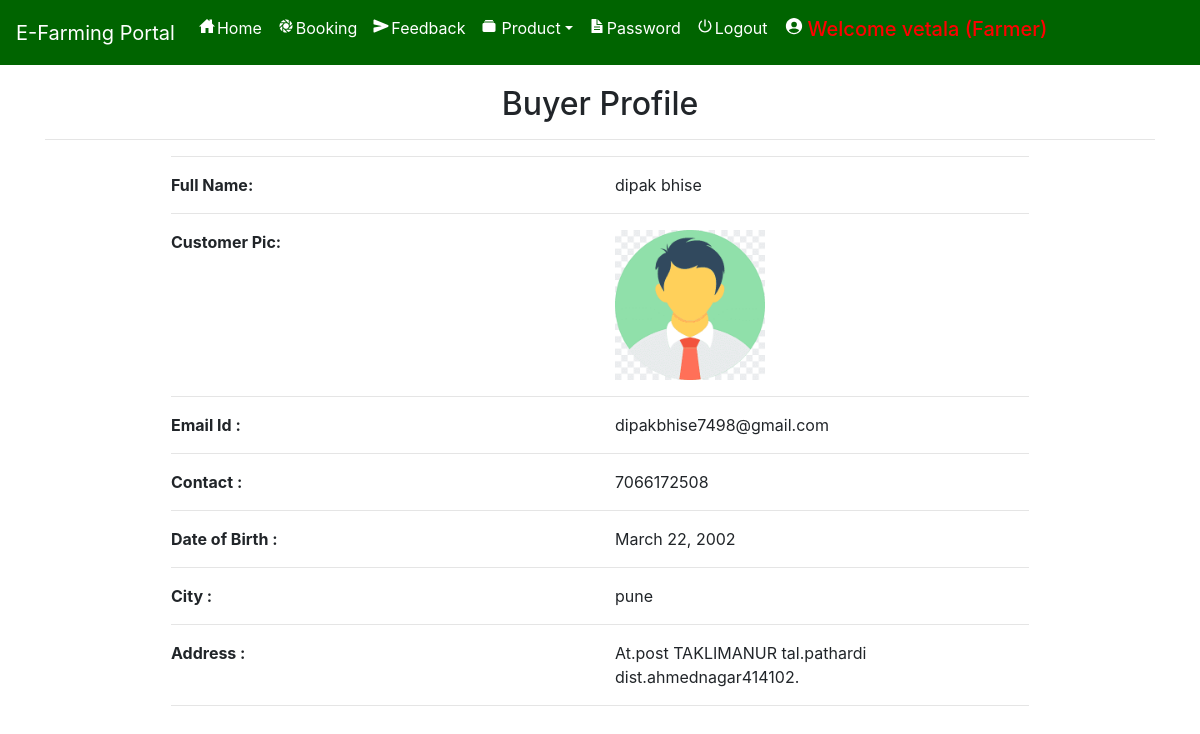
The page /profile/12 (signed in) on the database its author committed.
### farmerapp/models.py (models this page shows, shortened)
class Profile(models.Model):
    user = models.ForeignKey(User, on_delete=models.CASCADE, null=True)
    dob = models.DateField(null=True)
    city = models.CharField(max_length=30, null=True)
    address = models.CharField(max_length=50, null=True)
    contact = models.CharField(max_length=10, null=True)
    user_type = models.CharField(max_length=10, null=True)
    status =  models.CharField(max_length=30, null=True, default="Pending")
    image = models.FileField(null=True)

### farmerapp/views.py (the view)
# urls.py: path('profile/<int:pid>', profile, name='profile'),
def profile(request, pid):
    if not request.user.is_authenticated:
        return redirect('login')
    user = User.objects.get(id=pid)
    pro = Profile.objects.get(user=user)
    cart = Cart.objects.filter(profile=pro)
    num1 = 0
    total = 0
    for i in cart:
        total += i.product.price
        num1 += 1
    d={'pro':pro,'user':user,'num1':num1,'total':total}
    return render(request,'profile.html',d)

### farmerapp/templates/profile.html (shortened to what this page needs)
{% extends 'navigation.html' %}
{% load static %}
{% block body %}
<div class="container">
    <h2 style="margin-top:20px" align="center">{% if request.user.id == pro.user.id %}User Profile{% else %}Buyer Profile{% endif %}</h2><hr>
<div  class="container-fluid" style="width:80%;margin-bottom:5%">
    <hr><div class="row">
        <div class="col-md-6">
            <strong>Full Name:</strong>
        </div>
        <div class="col-md-6">
            {{pro.user.first_name}} {{pro.user.last_name}} {% if pro.user_type == 'Seller' %}(Farmer){% endif %}
        </div>
    </div><hr>
     <div class="row">
        <div class="col-md-6">
            <strong>Customer Pic:</strong>
        </div>
        <div class="col-md-6">
           <img src="{{pro.image.url}}" style="width:150px;height:150px">
        </div>
    </div><hr>
    <div class="row">
        <div class="col-md-6">
            <strong>Email Id :</strong>
        </div>
        <div class="col-md-6">
            {{pro.user.email}}
        </div>
    </div><hr>
     <div class="row">
        <div class="col-md-6">
            <strong>Contact :</strong>
        </div>
        <div class="col-md-6">
            {{pro.contact}}
        </div>
     </div><hr>
    <div class="row">
        <div class="col-md-6">
            <strong>Date of Birth :</strong>
        </div>
        <div class="col-md-6">
            {{pro.dob}}
        </div>
    </div><hr>
     <div class="row">
        <div class="col-md-6">
            <strong>City :</strong>
        </div>
        <div class="col-md-6">
            {{pro.city}}
        </div>
     </div><hr><div class="row">
        <div class="col-md-6">
            <strong>Address :</strong>
        </div>
        <div class="col-md-6">
            {{pro.address}}
        </div>
    </div><hr>
</div>
</div>
{% endblock %}

### farmerapp/templates/navigation.html (style rules this page uses)
* { box-sizing: border-box; }

### rows shown on the page
Profile: user.first_name "dipak", user.last_name "bhise", image (picture), user.email "dipakbhise7498@gmail.com", contact "7066172508", dob "March 22, 2002", city "pune", address "At.post TAKLIMANUR tal.pathardi dist.ahmednagar414102."
